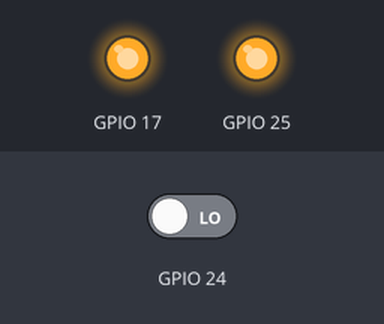
Recording of a program running on a simulated Raspberry Pi (BCM pin numbers). Parts: output pins drawn as LEDs (lit = HIGH). Inputs (shaded band) come from the test bench; at power-on: GPIO 24 LOW. An e-paper refresh takes a nominal 2 s (0.4 s partial, 12 s with colour); library files of the repository ran but are not shown: epd_driver.py; pins used as bus, display or sensor lines are not drawn; what the program prints to the terminal is not drawn. At 0.3 s the program stops and its outputs stay as they are.

Above: at 0.3 s.
Timing chart, 0 to 1.8 s (numbered marks = the images above):
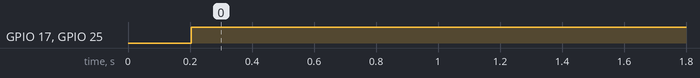

The program:

text_demo.py
```python
#!/usr/bin/env python3
"""
text_demo.py — Display text on the GDEY029Z95 e-paper.

Usage:
    python3 text_demo.py
"""

from epd_driver import (
    init, image_to_buffer, display, sleep_display,
    prepare_text_image
)


def main():
    bw, red = prepare_text_image(
        text_bw="HELLO",
        text_red="WORLD",
    )

    bw_buf = [~b & 0xFF for b in image_to_buffer(bw)]
    red_buf = image_to_buffer(red)

    print("Initialising display...")
    init()

    print("Updating display...")
    display(bw_buf, red_buf)

    print("Sleeping...")
    sleep_display()

    print("Done — black HELLO, red WORLD on white background.")


if __name__ == "__main__":
    main()
```

Measured:
- by itself, GPIO 17: LOW → HIGH at 0.20 s
- by itself, GPIO 25: LOW → HIGH at 0.21 s
